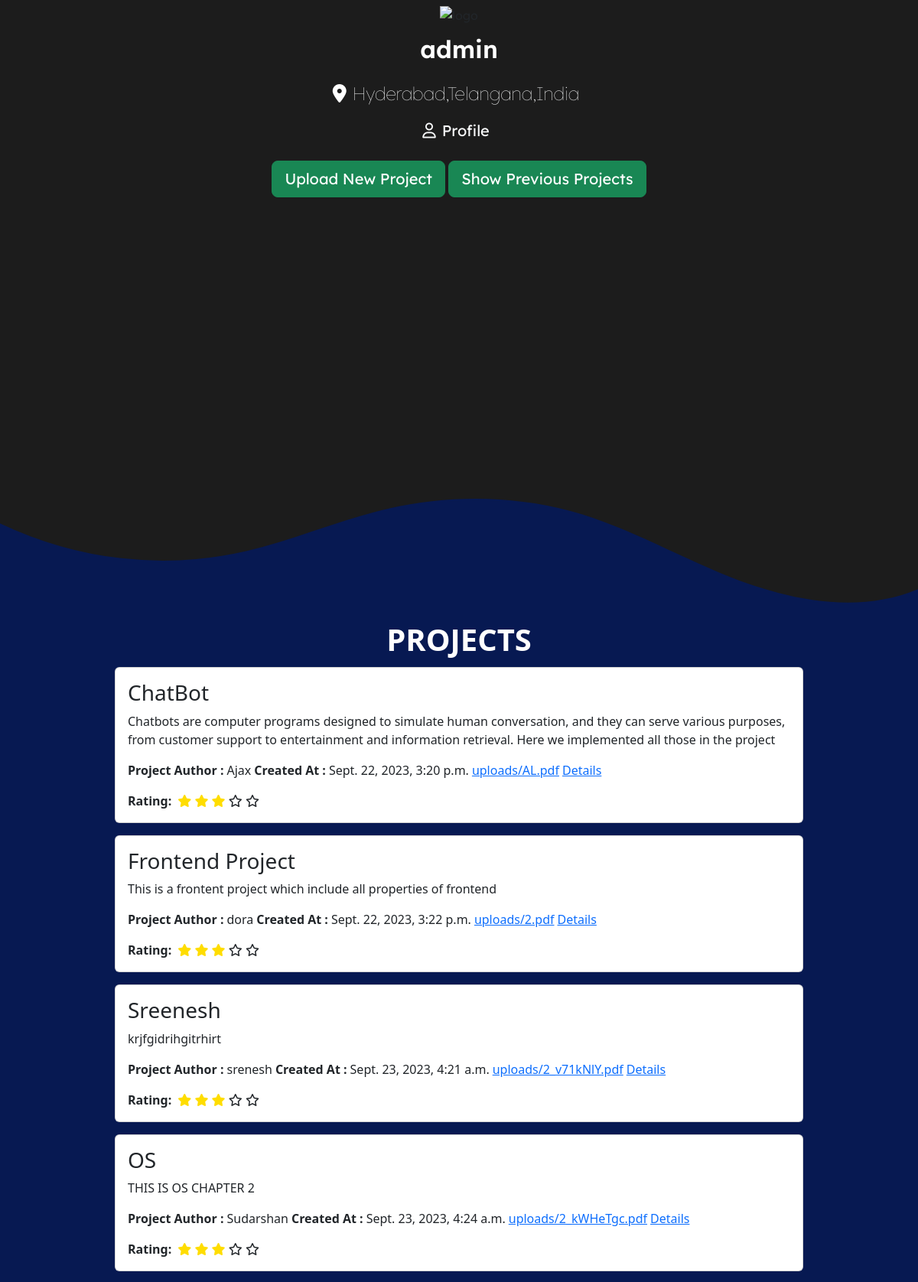
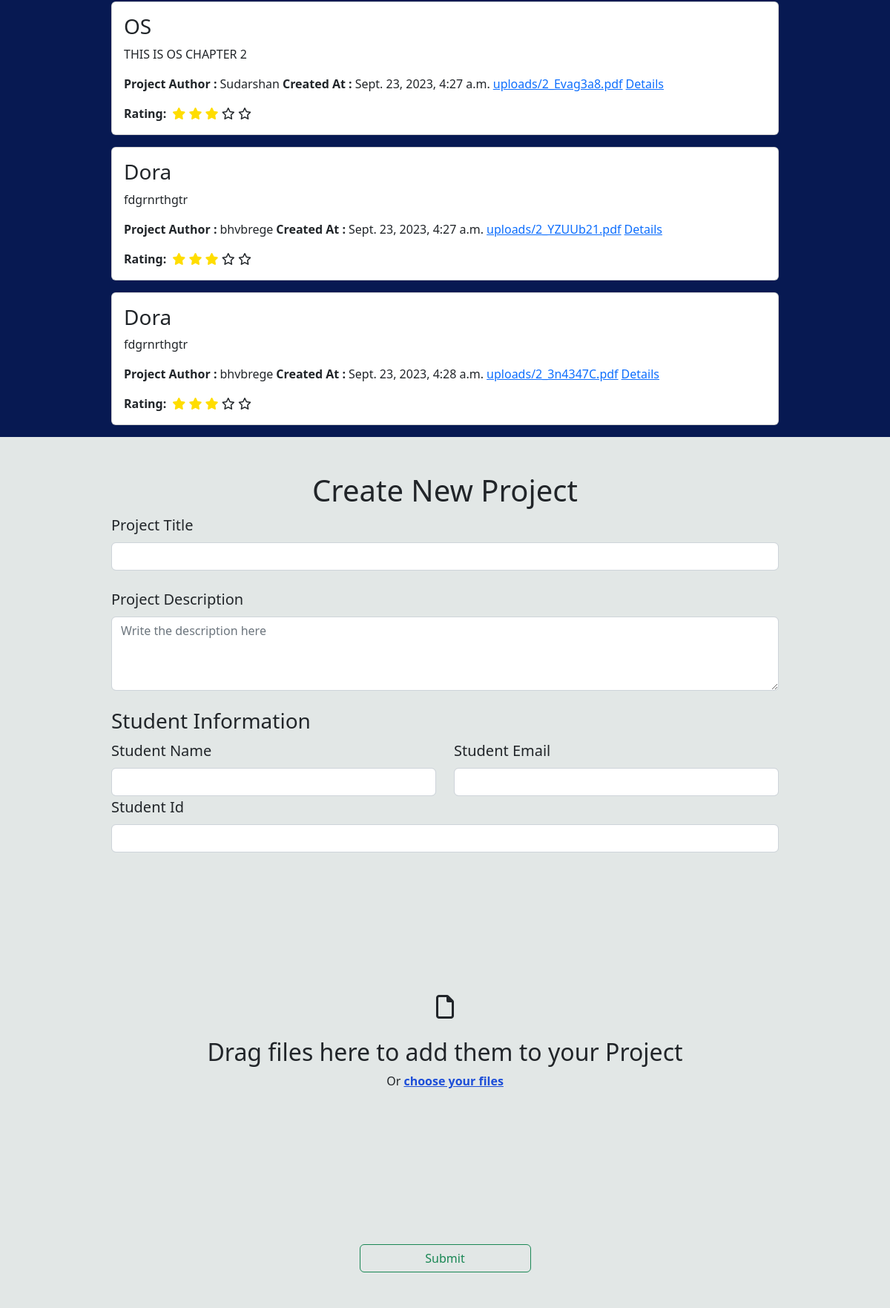
Screenshot of /clghome/ (signed in) with the database file from the repository (2 pictures, top to bottom).
### sprouthub/models.py (models this page shows, shortened)
class Project(models.Model):
    project_id = models.AutoField(primary_key=True)
    project_name = models.CharField(max_length=200)
    project_description = models.TextField()
    student_name = models.CharField(max_length=100)
    student_email=models.EmailField(default='example@email.com')
    student_roll = models.CharField(max_length=10)
    project_file = models.FileField(upload_to='uploads/')
    created_at = models.DateTimeField(auto_now_add=True)

### sprouthub/views.py (the view, shortened to what this page needs)
# urls.py: path('clghome/',views.project_form, name='project_form'),
def project_form(request):
    projects = Project.objects.all()
    return render(request, 'clg_home.html',{'projects': projects})

### templates/clg_home.html (shortened to what this page needs)
<!DOCTYPE html>
<html lang="en">
<head>
    <link rel="stylesheet" href="https://cdn.jsdelivr.net/npm/bootstrap@5.2.3/dist/css/bootstrap.min.css"
>
    <link rel="stylesheet" href="https://cdnjs.cloudflare.com/ajax/libs/font-awesome/6.4.2/css/all.min.css"
 />
</head>
<body>
    <section class="bg-main hero-section ">
        <div class="container">
            <div class="uhead  d-flex justify-content-center align-items-center flex-column">
                <div class="ulogo">
                    <img src="https://upload.wikimedia.org/wikipedia/en/6/68/Chaitanya_Bharathi_Institute_of_Technology_logo.png" alt="logo" class="uimg my-2">
                </div>
                <div class="uheading  text-white d-flex justify-content-center align-items-center flex-column">
                    <p class="utitle fw-semibold fs-2">{{ user.username }} </p>
                    <div class="uloc d-flex  align-items-baseline justify-content-center text-light">
                        <i class="fa-solid fa-location-dot text-white fs-4 "></i>
                        <p class="fs-4 fw-lighter mx-2">Hyderabad,Telangana,India</p>
                    </div>
                    <div class="profile d-flex  align-items-baseline justify-content-center text-light">
                        <i class="fa-regular fa-user fs-5 rounded-circle "></i>
                        <p class=" fs-5 mx-2">Profile</p>
                    </div>
                </div>
                <div class="sec-btns my-2 ">
                    <div class="btns ">
                        <button type="button" class="btn btn-success btn-lg ">Upload New Project</button>
                        <button type="button" class="btn btn-success btn-lg">Show
                            Previous Projects</button>
                    </div>
                </div>
            </div>
            <div class="custom-shape-divider-bottom-1695133170">
            </div>
    </section>
    <section class="uprojsection">
        <div class="p-3 fs-1 lh-1 text-center  fw-semibold text-white">PROJECTS</div>
        <div class="uprojects d-flex flex-column justify-content-center align-content-center m-auto w-75 ">
            {% for project in projects %}
            <div class="uproj card mb-3">
                <div class="card-body">
                    <h5 class="card-title fs-3">{{ project.project_name }}</h5>
                    <p class="card-text">{{ project.project_description}}</p>
                    <div class="authordetails d-flex">
                        <p class="authorhead fw-bold">Project Author :</p>
                        <p class="authorname mx-1">{{ project.student_name }}</p>
                        <p class="authorhead fw-bold">Created At :</p>
                        <p class="authorname mx-1">{{ project.created_at }}</p>
                        <a href="{{ project.project_file.url }}" target="_blank">{{ project.project_file.name }}</a>
                        <a class="authorlink link mx-1" style="text-decoration: underline;">Details</a>
                    </div>
                    <div class="projrating d-flex align-items-center">
                        <b>Rating:</b>
                        <div class="rating mx-2">
                            <i class="fa-solid fa-star" style="color: #ffdd00;"></i>
                            <i class="fa-solid fa-star" style="color: #ffdd00;"></i>
                            <i class="fa-solid fa-star" style="color: #ffdd00;"></i>
                            <i class="fa-regular fa-star"></i>
                            <i class="fa-regular fa-star"></i>
                        </div>
                    </div>
                </div>
            </div>
            {% empty %}
            <div class="uproj card mb-3">
                <div class="card-body">
                    <h5 class="card-title fs-3">No projects Available</h5>
                </div>
            </div>
            {% endfor %}
    </section>
    <section class="uploadproj">
        <div class="newproj-container w-75 m-auto py-5">
            <h1 class="text-center">Create New Project</h1>
            <form class="row" method="post" enctype="multipart/form-data">
                <div class="col-12 mb-4">
                    <label for="project_name" class="form-label fs-5">Project Title</label>
                    <input type="text" class="form-control" id="project_name" name="project_name">
                </div>
                <div class="col-12 mb-4">
                    <label for="description" class="form-label fs-5">Project Description</label>
                    <textarea class="form-control" placeholder="Write the description here" id="description" name="description"
                        style="height: 100px"></textarea>
                </div>
                <h3>Student Information</h3>
                <div class="col-6">
                    <label for="student_name" class="form-label fs-5">Student Name</label>
                    <input type="text" class="form-control" id="student_name" name="student_name">
                </div>
                <div class="col-md-6">
                    <label for="student_email" class="form-label fs-5">Student Email</label>
                    <input type="email" class="form-control" id="student_email" name="student_email">
                </div>
                <div class="col-md-12">
                    <label for="student_roll" class="form-label fs-5">Student Id</label>
                    <input type="number" class="form-control" id="student_roll" name="student_roll">
                </div>
                <div class="filecontainer d-flex flex-column">
                    <div
                        class="fileupload d-flex my-4 flex-column justify-content-center align-items-center w-100  border-1">
                        <div class="file-img text-center mb-4">
                            <i class="fa-regular fa-file fs-2 "></i>
                        </div>
                        <h2>Drag files here to add them to your Project
                        </h2>
                        <p>
                            Or
                            <label for="project_file" class="file-label" style="text-decoration: underline; font-weight: 600 ;
                            color: #1D4ED8; ">
                                choose your files
                            </label>
                        </p>
                    </div>
                </div>
                <input type="submit" class="btn btn-outline-success w-25 m-auto">
            </form>
        </div>
    </section>
</body>
</html>

### templates/clg_home.html (style rules this page uses)
.uimg { height: 10rem; }
.bg-main { background-color: #1c1c1c; }
.uhead { font-family: 'Lexend Deca', sans-serif; }
.hero-section { height: 100vh; position: relative; }
.custom-shape-divider-bottom-1695133170 { position: absolute; bottom: 0; left: 0; width: 100%; overflow: hidden; line-height: 0; }
.custom-shape-divider-bottom-1695133170 svg { position: relative; display: block; width: calc(100% + 1.3px); height: 150px; }
.profile { color: white; cursor: pointer; }
.uprojsection { background-color: #071952; }
.fileupload { height: 30rem; }
.uploadproj { background-color: #e2e7e6; }

### rows the page displays
Project: project_name "ChatBot", project_description "Chatbots are computer programs designed to simulate human conversation, and they can serve various purposes, from customer support to entertainment and information retrieval. Here we implemented all those in the project", student_name "Ajax", created_at "Sept. 22, 2023, 3:20 p.m.", project_file.name "uploads/AL.pdf"
Project: project_name "Frontend Project", project_description "This is a frontent project which include all properties of frontend", student_name "dora", created_at "Sept. 22, 2023, 3:22 p.m.", project_file.name "uploads/2.pdf"
Project: project_name "Sreenesh", project_description "krjfgidrihgitrhirt", student_name "srenesh", created_at "Sept. 23, 2023, 4:21 a.m.", project_file.name "uploads/2_v71kNlY.pdf"
Project: project_name "OS", project_description "THIS IS OS CHAPTER 2", student_name "Sudarshan", created_at "Sept. 23, 2023, 4:24 a.m.", project_file.name "uploads/2_kWHeTgc.pdf"
Project: project_name "OS", project_description "THIS IS OS CHAPTER 2", student_name "Sudarshan", created_at "Sept. 23, 2023, 4:27 a.m.", project_file.name "uploads/2_Evag3a8.pdf"
Project: project_name "Dora", project_description "fdgrnrthgtr", student_name "bhvbrege", created_at "Sept. 23, 2023, 4:27 a.m.", project_file.name "uploads/2_YZUUb21.pdf"
Project: project_name "Dora", project_description "fdgrnrthgtr", student_name "bhvbrege", created_at "Sept. 23, 2023, 4:28 a.m.", project_file.name "uploads/2_3n4347C.pdf"

### other values shown
{{ user.username }} "admin"
